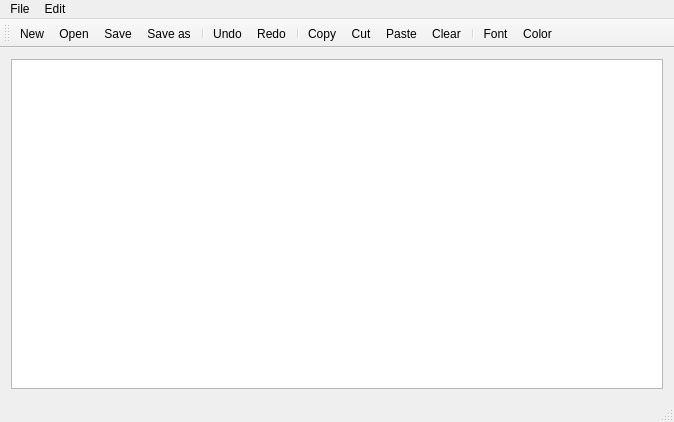
<?xml version="1.0" encoding="UTF-8"?>
<ui version="4.0">
 <class>MainWindow</class>
 <widget class="QMainWindow" name="MainWindow">
  <property name="geometry">
   <rect>
    <x>0</x>
    <y>0</y>
    <width>674</width>
    <height>422</height>
   </rect>
  </property>
  <property name="windowTitle">
   <string>MainWindow</string>
  </property>
  <widget class="QWidget" name="centralWidget">
   <layout class="QHBoxLayout" name="horizontalLayout">
    <item>
     <widget class="QTextEdit" name="textEdit"/>
    </item>
   </layout>
  </widget>
  <widget class="QMenuBar" name="menuBar">
   <property name="geometry">
    <rect>
     <x>0</x>
     <y>0</y>
     <width>674</width>
     <height>21</height>
    </rect>
   </property>
   <widget class="QMenu" name="menuFile">
    <property name="title">
     <string>File</string>
    </property>
    <addaction name="actionNew"/>
    <addaction name="actionOpen"/>
    <addaction name="separator"/>
    <addaction name="actionSave"/>
    <addaction name="actionSave_as"/>
    <addaction name="separator"/>
    <addaction name="actionExit"/>
   </widget>
   <widget class="QMenu" name="menuEdit">
    <property name="title">
     <string>Edit</string>
    </property>
    <addaction name="actionUndo"/>
    <addaction name="actionRedo"/>
    <addaction name="separator"/>
    <addaction name="actionCopy"/>
    <addaction name="actionCut"/>
    <addaction name="actionPaste"/>
    <addaction name="actionDelete"/>
    <addaction name="separator"/>
    <addaction name="actionFont"/>
   </widget>
   <addaction name="menuFile"/>
   <addaction name="menuEdit"/>
  </widget>
  <widget class="QToolBar" name="mainToolBar">
   <attribute name="toolBarArea">
    <enum>TopToolBarArea</enum>
   </attribute>
   <attribute name="toolBarBreak">
    <bool>false</bool>
   </attribute>
   <addaction name="actionNew"/>
   <addaction name="actionOpen"/>
   <addaction name="actionSave"/>
   <addaction name="actionSave_as"/>
   <addaction name="separator"/>
   <addaction name="actionUndo"/>
   <addaction name="actionRedo"/>
   <addaction name="separator"/>
   <addaction name="actionCopy"/>
   <addaction name="actionCut"/>
   <addaction name="actionPaste"/>
   <addaction name="actionDelete"/>
   <addaction name="separator"/>
   <addaction name="actionFont"/>
   <addaction name="actionColor"/>
  </widget>
  <widget class="QStatusBar" name="statusBar"/>
  <action name="actionNew">
   <property name="icon">
    <iconset resource="resources.qrc">
     <normaloff>:/icons/resources/document-1.png</normaloff>:/icons/resources/document-1.png</iconset>
   </property>
   <property name="text">
    <string>New</string>
   </property>
  </action>
  <action name="actionOpen">
   <property name="icon">
    <iconset resource="resources.qrc">
     <normaloff>:/icons/resources/folder.png</normaloff>:/icons/resources/folder.png</iconset>
   </property>
   <property name="text">
    <string>Open...</string>
   </property>
  </action>
  <action name="actionSave">
   <property name="icon">
    <iconset resource="resources.qrc">
     <normaloff>:/icons/resources/save.png</normaloff>:/icons/resources/save.png</iconset>
   </property>
   <property name="text">
    <string>Save</string>
   </property>
  </action>
  <action name="actionSave_as">
   <property name="icon">
    <iconset resource="resources.qrc">
     <normaloff>:/icons/resources/save-1.png</normaloff>:/icons/resources/save-1.png</iconset>
   </property>
   <property name="text">
    <string>Save as...</string>
   </property>
  </action>
  <action name="actionExit">
   <property name="text">
    <string>Exit</string>
   </property>
  </action>
  <action name="actionUndo">
   <property name="icon">
    <iconset resource="resources.qrc">
     <normaloff>:/icons/resources/undo.png</normaloff>:/icons/resources/undo.png</iconset>
   </property>
   <property name="text">
    <string>Undo</string>
   </property>
  </action>
  <action name="actionRedo">
   <property name="icon">
    <iconset resource="resources.qrc">
     <normaloff>:/icons/resources/redo.png</normaloff>:/icons/resources/redo.png</iconset>
   </property>
   <property name="text">
    <string>Redo</string>
   </property>
  </action>
  <action name="actionCopy">
   <property name="icon">
    <iconset resource="resources.qrc">
     <normaloff>:/icons/resources/copy.png</normaloff>:/icons/resources/copy.png</iconset>
   </property>
   <property name="text">
    <string>Copy</string>
   </property>
  </action>
  <action name="actionCut">
   <property name="icon">
    <iconset resource="resources.qrc">
     <normaloff>:/icons/resources/cut.png</normaloff>:/icons/resources/cut.png</iconset>
   </property>
   <property name="text">
    <string>Cut</string>
   </property>
  </action>
  <action name="actionPaste">
   <property name="icon">
    <iconset resource="resources.qrc">
     <normaloff>:/icons/resources/paste.png</normaloff>:/icons/resources/paste.png</iconset>
   </property>
   <property name="text">
    <string>Paste</string>
   </property>
  </action>
  <action name="actionDelete">
   <property name="icon">
    <iconset resource="resources.qrc">
     <normaloff>:/icons/resources/eraser.png</normaloff>:/icons/resources/eraser.png</iconset>
   </property>
   <property name="text">
    <string>Clear</string>
   </property>
  </action>
  <action name="actionColor">
   <property name="icon">
    <iconset resource="resources.qrc">
     <normaloff>:/icons/resources/color.png</normaloff>:/icons/resources/color.png</iconset>
   </property>
   <property name="text">
    <string>Color</string>
   </property>
  </action>
  <action name="actionFont">
   <property name="icon">
    <iconset resource="resources.qrc">
     <normaloff>:/icons/resources/font.png</normaloff>:/icons/resources/font.png</iconset>
   </property>
   <property name="text">
    <string>Font</string>
   </property>
  </action>
 </widget>
 <layoutdefault spacing="6" margin="11"/>
 <resources>
  <include location="resources.qrc"/>
 </resources>
 <connections/>
</ui>
